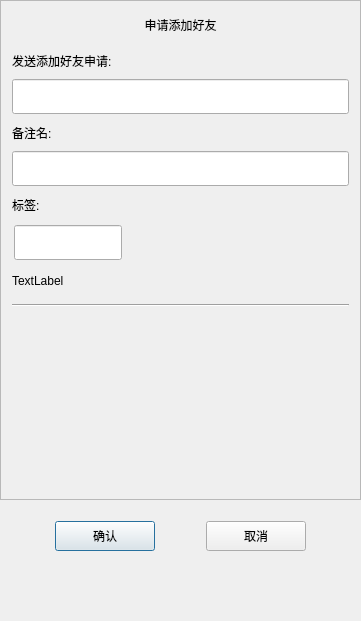
<?xml version="1.0" encoding="UTF-8"?>
<ui version="4.0">
 <class>ApplyFriend</class>
 <widget class="QDialog" name="ApplyFriend">
  <property name="geometry">
   <rect>
    <x>0</x>
    <y>0</y>
    <width>361</width>
    <height>621</height>
   </rect>
  </property>
  <property name="windowTitle">
   <string>ApplyFriend</string>
  </property>
  <layout class="QVBoxLayout" name="verticalLayout">
   <property name="spacing">
    <number>0</number>
   </property>
   <property name="leftMargin">
    <number>0</number>
   </property>
   <property name="topMargin">
    <number>0</number>
   </property>
   <property name="rightMargin">
    <number>0</number>
   </property>
   <property name="bottomMargin">
    <number>0</number>
   </property>
   <item>
    <widget class="QScrollArea" name="scrollArea">
     <property name="minimumSize">
      <size>
       <width>0</width>
       <height>500</height>
      </size>
     </property>
     <property name="widgetResizable">
      <bool>true</bool>
     </property>
     <widget class="QWidget" name="scrollContents">
      <property name="geometry">
       <rect>
        <x>0</x>
        <y>0</y>
        <width>359</width>
        <height>498</height>
       </rect>
      </property>
      <layout class="QVBoxLayout" name="verticalLayout_2">
       <property name="spacing">
        <number>0</number>
       </property>
       <property name="leftMargin">
        <number>0</number>
       </property>
       <property name="rightMargin">
        <number>0</number>
       </property>
       <item>
        <widget class="QLabel" name="applyLabel">
         <property name="minimumSize">
          <size>
           <width>0</width>
           <height>25</height>
          </size>
         </property>
         <property name="maximumSize">
          <size>
           <width>16777215</width>
           <height>25</height>
          </size>
         </property>
         <property name="text">
          <string>申请添加好友</string>
         </property>
         <property name="alignment">
          <set>Qt::AlignmentFlag::AlignCenter</set>
         </property>
        </widget>
       </item>
       <item>
        <widget class="QWidget" name="applyWid" native="true">
         <layout class="QVBoxLayout" name="verticalLayout_3">
          <item>
           <widget class="QLabel" name="label_2">
            <property name="minimumSize">
             <size>
              <width>0</width>
              <height>25</height>
             </size>
            </property>
            <property name="maximumSize">
             <size>
              <width>16777215</width>
              <height>25</height>
             </size>
            </property>
            <property name="text">
             <string>发送添加好友申请:</string>
            </property>
           </widget>
          </item>
          <item>
           <widget class="CustomizeEdit" name="nameEdit">
            <property name="minimumSize">
             <size>
              <width>0</width>
              <height>35</height>
             </size>
            </property>
            <property name="maximumSize">
             <size>
              <width>16777215</width>
              <height>35</height>
             </size>
            </property>
           </widget>
          </item>
          <item>
           <widget class="QLabel" name="label_3">
            <property name="minimumSize">
             <size>
              <width>0</width>
              <height>25</height>
             </size>
            </property>
            <property name="maximumSize">
             <size>
              <width>16777215</width>
              <height>25</height>
             </size>
            </property>
            <property name="text">
             <string>备注名:</string>
            </property>
           </widget>
          </item>
          <item>
           <widget class="CustomizeEdit" name="backEdit">
            <property name="minimumSize">
             <size>
              <width>0</width>
              <height>35</height>
             </size>
            </property>
            <property name="maximumSize">
             <size>
              <width>16777215</width>
              <height>35</height>
             </size>
            </property>
           </widget>
          </item>
          <item>
           <widget class="QLabel" name="label">
            <property name="minimumSize">
             <size>
              <width>0</width>
              <height>25</height>
             </size>
            </property>
            <property name="maximumSize">
             <size>
              <width>16777215</width>
              <height>25</height>
             </size>
            </property>
            <property name="text">
             <string>标签:</string>
            </property>
           </widget>
          </item>
          <item>
           <widget class="QWidget" name="labelGroupWid" native="true">
            <property name="minimumSize">
             <size>
              <width>0</width>
              <height>50</height>
             </size>
            </property>
            <layout class="QVBoxLayout" name="verticalLayout_4">
             <property name="spacing">
              <number>0</number>
             </property>
             <property name="leftMargin">
              <number>0</number>
             </property>
             <property name="topMargin">
              <number>0</number>
             </property>
             <property name="rightMargin">
              <number>0</number>
             </property>
             <property name="bottomMargin">
              <number>0</number>
             </property>
             <item>
              <widget class="QWidget" name="gridWid" native="true">
               <property name="minimumSize">
                <size>
                 <width>0</width>
                 <height>40</height>
                </size>
               </property>
               <property name="maximumSize">
                <size>
                 <width>16777215</width>
                 <height>40</height>
                </size>
               </property>
               <widget class="QLineEdit" name="labelEdit">
                <property name="geometry">
                 <rect>
                  <x>2</x>
                  <y>2</y>
                  <width>108</width>
                  <height>35</height>
                 </rect>
                </property>
                <property name="maximumSize">
                 <size>
                  <width>16777215</width>
                  <height>35</height>
                 </size>
                </property>
               </widget>
              </widget>
             </item>
             <item>
              <widget class="QWidget" name="inputTipWid" native="true">
               <property name="minimumSize">
                <size>
                 <width>0</width>
                 <height>35</height>
                </size>
               </property>
               <property name="maximumSize">
                <size>
                 <width>16777215</width>
                 <height>35</height>
                </size>
               </property>
               <layout class="QVBoxLayout" name="verticalLayout_5">
                <property name="spacing">
                 <number>0</number>
                </property>
                <property name="leftMargin">
                 <number>0</number>
                </property>
                <property name="topMargin">
                 <number>0</number>
                </property>
                <property name="rightMargin">
                 <number>0</number>
                </property>
                <property name="bottomMargin">
                 <number>0</number>
                </property>
                <item>
                 <widget class="ClickedOnceLabel" name="tipLabel">
                  <property name="text">
                   <string>TextLabel</string>
                  </property>
                 </widget>
                </item>
               </layout>
              </widget>
             </item>
            </layout>
           </widget>
          </item>
          <item>
           <widget class="Line" name="line">
            <property name="orientation">
             <enum>Qt::Orientation::Horizontal</enum>
            </property>
           </widget>
          </item>
          <item>
           <widget class="QWidget" name="widget" native="true">
            <property name="minimumSize">
             <size>
              <width>0</width>
              <height>60</height>
             </size>
            </property>
            <layout class="QHBoxLayout" name="horizontalLayout_2">
             <property name="leftMargin">
              <number>0</number>
             </property>
             <property name="topMargin">
              <number>0</number>
             </property>
             <property name="rightMargin">
              <number>0</number>
             </property>
             <property name="bottomMargin">
              <number>0</number>
             </property>
             <item>
              <widget class="QWidget" name="labelListWid" native="true">
               <property name="minimumSize">
                <size>
                 <width>287</width>
                 <height>50</height>
                </size>
               </property>
               <property name="maximumSize">
                <size>
                 <width>287</width>
                 <height>16777215</height>
                </size>
               </property>
              </widget>
             </item>
             <item>
              <widget class="QWidget" name="moreLabelWid" native="true">
               <property name="minimumSize">
                <size>
                 <width>30</width>
                 <height>0</height>
                </size>
               </property>
               <property name="maximumSize">
                <size>
                 <width>30</width>
                 <height>16777215</height>
                </size>
               </property>
               <layout class="QVBoxLayout" name="verticalLayout_6">
                <property name="spacing">
                 <number>0</number>
                </property>
                <property name="leftMargin">
                 <number>0</number>
                </property>
                <property name="topMargin">
                 <number>0</number>
                </property>
                <property name="rightMargin">
                 <number>0</number>
                </property>
                <property name="bottomMargin">
                 <number>0</number>
                </property>
                <item>
                 <spacer name="verticalSpacer_3">
                  <property name="orientation">
                   <enum>Qt::Orientation::Vertical</enum>
                  </property>
                  <property name="sizeHint" stdset="0">
                   <size>
                    <width>20</width>
                    <height>40</height>
                   </size>
                  </property>
                 </spacer>
                </item>
                <item>
                 <widget class="ClickedOnceLabel" name="moreLabel">
                  <property name="minimumSize">
                   <size>
                    <width>25</width>
                    <height>25</height>
                   </size>
                  </property>
                  <property name="maximumSize">
                   <size>
                    <width>25</width>
                    <height>25</height>
                   </size>
                  </property>
                  <property name="text">
                   <string/>
                  </property>
                 </widget>
                </item>
                <item>
                 <spacer name="verticalSpacer_4">
                  <property name="orientation">
                   <enum>Qt::Orientation::Vertical</enum>
                  </property>
                  <property name="sizeHint" stdset="0">
                   <size>
                    <width>20</width>
                    <height>40</height>
                   </size>
                  </property>
                 </spacer>
                </item>
               </layout>
              </widget>
             </item>
            </layout>
           </widget>
          </item>
         </layout>
        </widget>
       </item>
      </layout>
     </widget>
    </widget>
   </item>
   <item>
    <spacer name="verticalSpacer">
     <property name="orientation">
      <enum>Qt::Orientation::Vertical</enum>
     </property>
     <property name="sizeType">
      <enum>QSizePolicy::Policy::Fixed</enum>
     </property>
     <property name="sizeHint" stdset="0">
      <size>
       <width>20</width>
       <height>10</height>
      </size>
     </property>
    </spacer>
   </item>
   <item>
    <widget class="QWidget" name="applySureWid" native="true">
     <property name="minimumSize">
      <size>
       <width>0</width>
       <height>50</height>
      </size>
     </property>
     <layout class="QHBoxLayout" name="horizontalLayout">
      <item>
       <spacer name="horizontalSpacer">
        <property name="orientation">
         <enum>Qt::Orientation::Horizontal</enum>
        </property>
        <property name="sizeHint" stdset="0">
         <size>
          <width>40</width>
          <height>20</height>
         </size>
        </property>
       </spacer>
      </item>
      <item>
       <widget class="ClickedBtn" name="sureBtn">
        <property name="minimumSize">
         <size>
          <width>100</width>
          <height>30</height>
         </size>
        </property>
        <property name="maximumSize">
         <size>
          <width>100</width>
          <height>30</height>
         </size>
        </property>
        <property name="text">
         <string>确认</string>
        </property>
       </widget>
      </item>
      <item>
       <spacer name="horizontalSpacer_2">
        <property name="orientation">
         <enum>Qt::Orientation::Horizontal</enum>
        </property>
        <property name="sizeHint" stdset="0">
         <size>
          <width>40</width>
          <height>20</height>
         </size>
        </property>
       </spacer>
      </item>
      <item>
       <widget class="ClickedBtn" name="cancelBtn">
        <property name="minimumSize">
         <size>
          <width>100</width>
          <height>30</height>
         </size>
        </property>
        <property name="maximumSize">
         <size>
          <width>100</width>
          <height>30</height>
         </size>
        </property>
        <property name="text">
         <string>取消</string>
        </property>
       </widget>
      </item>
      <item>
       <spacer name="horizontalSpacer_3">
        <property name="orientation">
         <enum>Qt::Orientation::Horizontal</enum>
        </property>
        <property name="sizeHint" stdset="0">
         <size>
          <width>40</width>
          <height>20</height>
         </size>
        </property>
       </spacer>
      </item>
     </layout>
    </widget>
   </item>
   <item>
    <spacer name="verticalSpacer_2">
     <property name="orientation">
      <enum>Qt::Orientation::Vertical</enum>
     </property>
     <property name="sizeHint" stdset="0">
      <size>
       <width>20</width>
       <height>40</height>
      </size>
     </property>
    </spacer>
   </item>
  </layout>
 </widget>
 <layoutdefault spacing="6" margin="11"/>
 <customwidgets>
  <customwidget>
   <class>ClickedBtn</class>
   <extends>QPushButton</extends>
   <header location="global">clickedbtn.h</header>
  </customwidget>
  <customwidget>
   <class>CustomizeEdit</class>
   <extends>QLineEdit</extends>
   <header location="global">customizeedit.h</header>
  </customwidget>
  <customwidget>
   <class>ClickedOnceLabel</class>
   <extends>QLabel</extends>
   <header location="global">clickedoncelabel.h</header>
  </customwidget>
 </customwidgets>
 <resources/>
 <connections/>
</ui>
